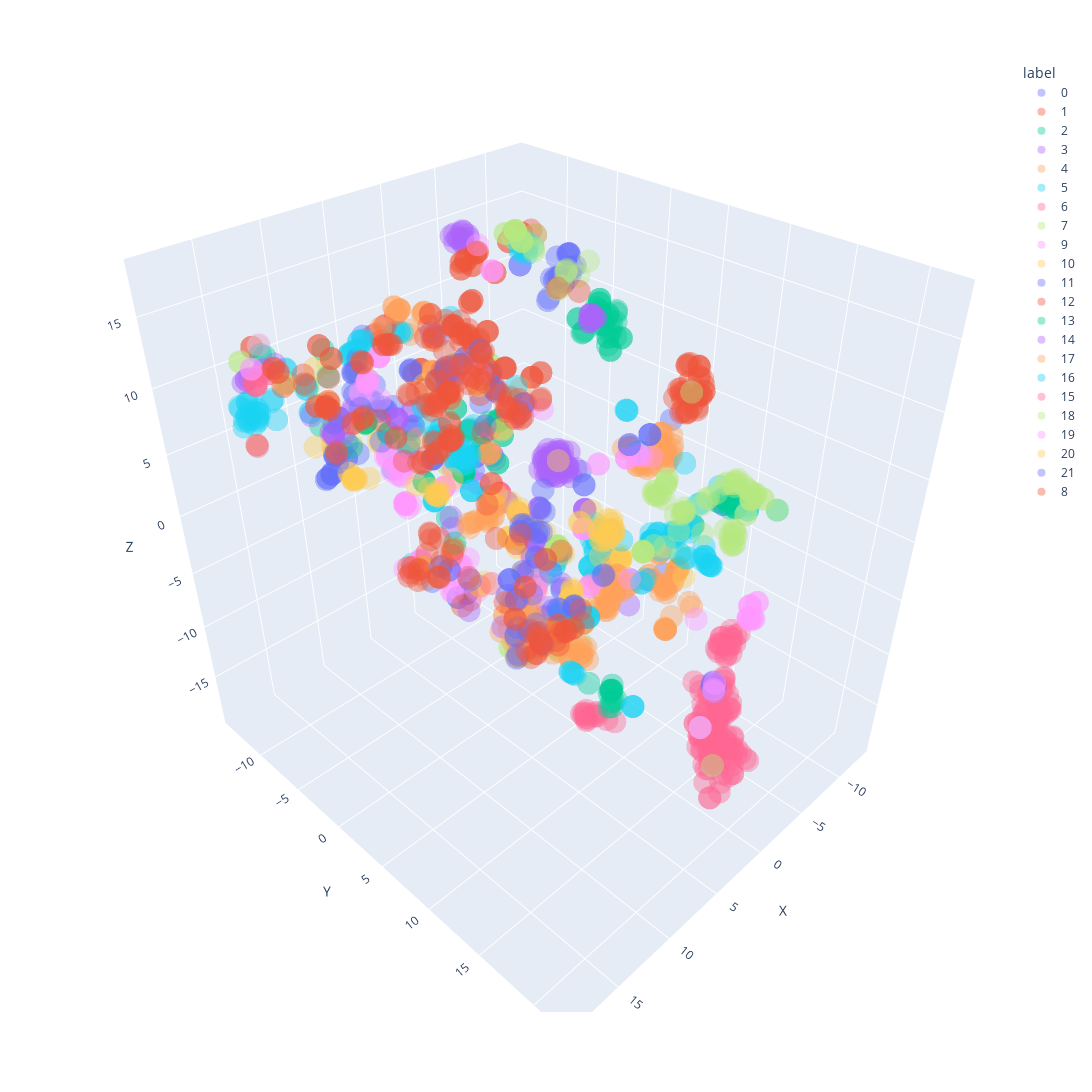

Source (notebook cell):
### Code cell
import plotly.express as px
import pandas as pd
# https://gist.github.com/UrusuLambda/3ad2b091dc4ada5f89a379ba7a1c5760
x_train_transformed_3d = tsne_results3
df_train=pd.DataFrame(x_train_transformed_3d[:, 0:3],columns=list("XYZ"))
df_train["label"]=np.array(labels_test).astype(str)


df_merged = pd.concat([df_train])
fig = px.scatter_3d(df_merged, x='X', y='Y', z='Z',  color='label', width=2000, height=1600, size_max=0.5, opacity=0.4)
fig.show()
